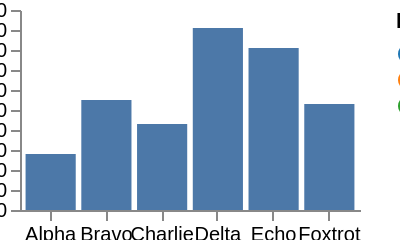

Here is the Vega-Lite specification saved for this chart:
### Vega specification from a JSON file in a GitHub repository (floating-point values rounded to 4 significant figures)
{"width": 200, "height": 120, "padding": {"left": 10, "right": 20, "top": 5, "bottom": 15}, "data": [{"name": "t", "values": [{"a": "Alpha", "b": 28, "c": "x", "d": 1}, {"a": "Bravo", "b": 55, "c": "y", "d": 2}, {"a": "Charlie", "b": 43, "c": "x", "d": 3}, {"a": "Delta", "b": 91, "c": "z", "d": 4}, {"a": "Echo", "b": 81, "c": "y", "d": 5}, {"a": "Foxtrot", "b": 53, "c": "z", "d": 6}]}], "scales": [{"name": "x", "type": "band", "domain": {"data": "t", "field": "a"}, "range": "width", "padding": 0.1}, {"name": "y", "type": "linear", "domain": {"data": "t", "field": "b"}, "range": "height", "nice": true}, {"name": "color", "type": "ordinal", "domain": {"data": "t", "field": "c"}, "range": {"scheme": "category10"}}, {"name": "ramp", "type": "linear", "domain": {"data": "t", "field": "d"}, "range": {"scheme": "blues"}}, {"name": "size", "type": "linear", "domain": {"data": "t", "field": "b"}, "range": [10, 200]}, {"name": "shape", "type": "ordinal", "domain": {"data": "t", "field": "c"}, "range": "symbol"}, {"name": "quant", "type": "quantize", "domain": [0, 100], "range": {"scheme": "greens", "count": 4}}], "marks": [{"type": "rect", "from": {"data": "t"}, "encode": {"enter": {"x": {"scale": "x", "field": "a"}, "width": {"scale": "x", "band": 1}, "y": {"scale": "y", "field": "b"}, "y2": {"scale": "y", "value": 0}}}}], "autosize": {"type": "none", "contains": "padding"}, "axes": [{"orient": "bottom", "scale": "x", "title": "X title"}, {"orient": "left", "scale": "y", "title": "Y title"}], "legends": [{"fill": "color", "title": "Legend"}], "title": {"text": "Title", "subtitle": "sub"}}
